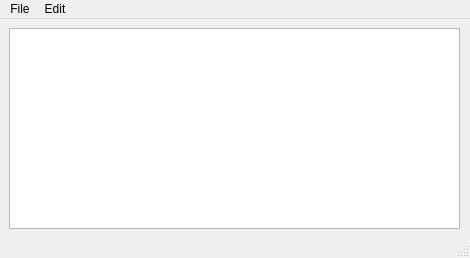
<?xml version="1.0" encoding="UTF-8"?>
<ui version="4.0">
 <class>MainWindow</class>
 <widget class="QMainWindow" name="MainWindow">
  <property name="geometry">
   <rect>
    <x>0</x>
    <y>0</y>
    <width>470</width>
    <height>258</height>
   </rect>
  </property>
  <property name="windowTitle">
   <string>MainWindow</string>
  </property>
  <widget class="QWidget" name="centralwidget">
   <widget class="QWidget" name="verticalLayoutWidget">
    <property name="geometry">
     <rect>
      <x>9</x>
      <y>9</y>
      <width>451</width>
      <height>201</height>
     </rect>
    </property>
    <layout class="QVBoxLayout" name="verticalLayout">
     <item>
      <widget class="QTextEdit" name="mainWindowTextEdit"/>
     </item>
    </layout>
   </widget>
  </widget>
  <widget class="QMenuBar" name="menubar">
   <property name="geometry">
    <rect>
     <x>0</x>
     <y>0</y>
     <width>470</width>
     <height>17</height>
    </rect>
   </property>
   <widget class="QMenu" name="menuFile">
    <property name="title">
     <string>File</string>
    </property>
    <addaction name="actionNew_File"/>
    <addaction name="actionOpen_File"/>
    <addaction name="actionSave_as"/>
    <addaction name="actionPrint"/>
    <addaction name="actionExit"/>
   </widget>
   <widget class="QMenu" name="menuEdit">
    <property name="title">
     <string>Edit</string>
    </property>
    <addaction name="actionPaste"/>
    <addaction name="actionCopy"/>
    <addaction name="actionCut"/>
    <addaction name="separator"/>
    <addaction name="actionUndo"/>
    <addaction name="actionRedo"/>
   </widget>
   <addaction name="menuFile"/>
   <addaction name="menuEdit"/>
  </widget>
  <widget class="QStatusBar" name="statusbar"/>
  <action name="actionNew_File">
   <property name="icon">
    <iconset resource="Resources.qrc">
     <normaloff>:/imgs/icons_/new-document.png</normaloff>:/imgs/icons_/new-document.png</iconset>
   </property>
   <property name="text">
    <string>New File.</string>
   </property>
  </action>
  <action name="actionOpen_File">
   <property name="icon">
    <iconset>
     <normalon>:/imgs/icons_/random.png</normalon>
    </iconset>
   </property>
   <property name="text">
    <string>Open File.</string>
   </property>
  </action>
  <action name="actionSave_as">
   <property name="icon">
    <iconset>
     <normalon>:/imgs/icons_/bookmark.png</normalon>
    </iconset>
   </property>
   <property name="text">
    <string>Save as.</string>
   </property>
  </action>
  <action name="actionPrint">
   <property name="icon">
    <iconset resource="Resources.qrc">
     <normaloff>:/imgs/icons_/random-line.png</normaloff>:/imgs/icons_/random-line.png</iconset>
   </property>
   <property name="text">
    <string>Print</string>
   </property>
  </action>
  <action name="actionExit">
   <property name="text">
    <string>Exit</string>
   </property>
  </action>
  <action name="actionCopy">
   <property name="icon">
    <iconset>
     <normalon>:/imgs/icons_/copy-two-paper-sheets-interface-symbol.png</normalon>
    </iconset>
   </property>
   <property name="text">
    <string>Copy</string>
   </property>
  </action>
  <action name="actionPaste">
   <property name="icon">
    <iconset>
     <normalon>:/imgs/icons_/paste.png</normalon>
    </iconset>
   </property>
   <property name="text">
    <string>Paste</string>
   </property>
  </action>
  <action name="actionUndo">
   <property name="text">
    <string>Undo</string>
   </property>
  </action>
  <action name="actionRedo">
   <property name="text">
    <string>Redo</string>
   </property>
  </action>
  <action name="actionCut">
   <property name="icon">
    <iconset>
     <normalon>:/imgs/icons_/scissors.png</normalon>
    </iconset>
   </property>
   <property name="text">
    <string>Cut</string>
   </property>
  </action>
 </widget>
 <resources>
  <include location="Resources.qrc"/>
 </resources>
 <connections/>
</ui>
